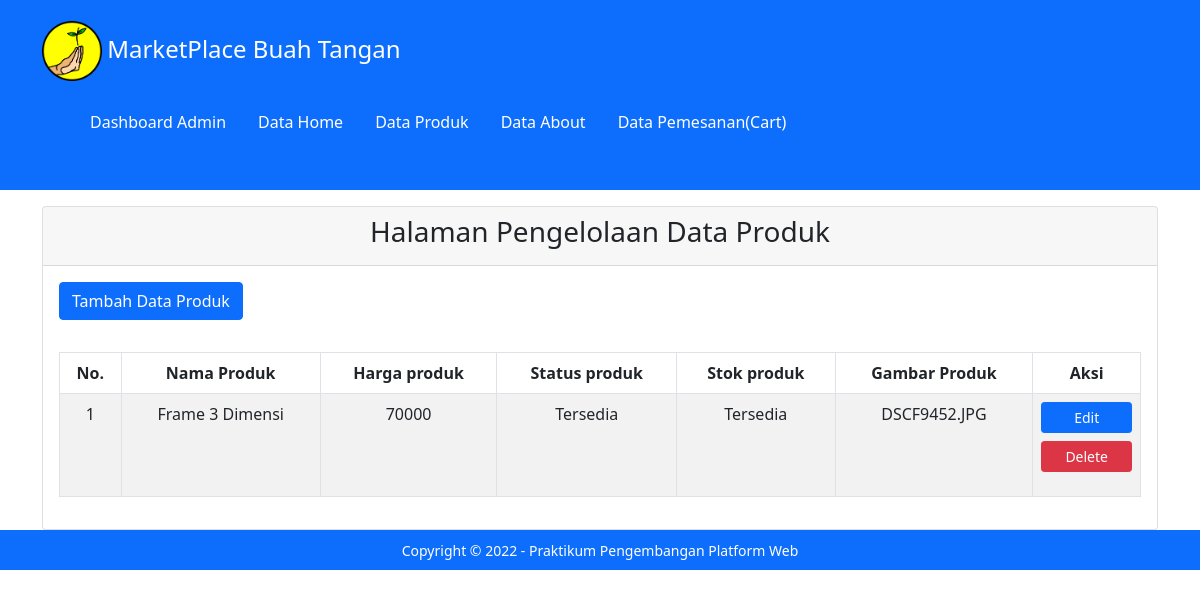
The app's page /admin_dataproduk.php (signed in) with its own data.
### tables this page shows
CREATE TABLE `produk` (
  `id_produk` int(10) NOT NULL,
  `namaproduk` varchar(120) NOT NULL,
  `hargaproduk` int(100) NOT NULL,
  `statusproduk` varchar(100) NOT NULL,
  `stokproduk` varchar(100) NOT NULL,
  `imageproduk` varchar(128) NOT NULL
);

### admin_dataproduk.php (the view, shortened to what this page needs)
<!DOCTYPE html>
<html lang="en">
<head>
    <link rel="stylesheet" href="assets/css/bootstrap.css">
</head>
<body>
<header>
<div>
		<div class="p-2 mb-1 bg-primary text-white">
		<div class="section">
		<div class="container">
		<nav class="navbar">
        <a class="navbar-brand text-white">
            <img src="assets/image/Logo.png" alt="Logo" width="60" height="60">
            <h4 class="d-inline-block align-text-top">MarketPlace Buah Tangan</h4>
        </a>
            <ul class="navbar text-white justify-content-end">
        <li class="navbar text-white">
            <a class="nav-link text-white" href="halaman_admin.php">Dashboard Admin</a>
        </li>
        <li class="navbar text-white">
            <a class="nav-link text-white" href="admin_datahome.php">Data Home</a>
        </li>
        <li class="navbar text-white">
            <a class="nav-link text-white" href="admin_dataproduk.php">Data Produk</a>
        </li>
        <li class="navbar text-white">
            <a class="nav-link text-white" href="admin_dataabout.php">Data About</a>
        </li>
        <li class="navbar text-white">
            <a class="nav-link text-white" href="admin_datapemesanan.php">Data Pemesanan(Cart)</a>
        </li>
        </ul>
	   </div>
	  </div>
	</div>
</div>
</header>
<main>
<div class="container">
                <div class="card mt-3">
                    <div class="card-header text-center">
                        <h3>Halaman Pengelolaan Data Produk</h3>
                        <?php
                        include('koneksi.php');
                        $query = "SELECT * FROM produk";
                        $result = mysqli_query($koneksi, $query);
                        ?>
                    </div>
                    <div class="card-body">
                        <a href="tambah_dataproduk.php" class="btn btn-primary">Tambah Data Produk</a>
                    </div>
                    <div class="card-body">
                    <table class="table table-bordered table-striped">
                        <thead>
                            <tr class="text-center">
                                <th>No.</th>
                                <th>Nama Produk</th>
                                <th>Harga produk</th>
                                <th>Status produk</th>
                                <th>Stok produk</th>
                                <th>Gambar Produk</th>
                                <th>Aksi</th>
                            </tr>
                        </thead>
                        <tbody>
                            <?php
                                $no = 1;
                                while ($row= mysqli_fetch_assoc($result)) {
                            ?>
                                <tr align="center">
                                    <td><?php echo $no++; ?></td>
                                    <td><?php echo $row['namaproduk']; ?></td>
                                    <td><?php echo $row['hargaproduk']; ?></td>
                                    <td><?php echo $row['statusproduk']; ?></td>
                                    <td><?php echo $row['stokproduk']; ?></td>
                                    <td><?php echo $row['imageproduk']; ?></td>
                                    <td>
                                        <p class="d-grid gap-2 col-15 mx-auto">
                                        <a href="editform_dataproduk.php?id_produk=<?php echo $row['id_produk']; ?>" class="btn btn-primary btn-sm" role="button">Edit</a>
                                        <a href="delete_dataproduk.php?id_produk=<?php echo $row['id_produk']; ?>" onclick="return confirm('Anda yakin ingin hapus')" class="btn btn-danger btn-sm" role="button">Delete</a>
                                        </p>
                                    </td>
                                </tr>
                            <?php
                            }
                            ?>
                        </tbody>
                        </table>
                    </div>
                </div>
</main>
	<footer>
	<div class="text-center p-2 mb-1 bg-primary text-white">
        <small>Copyright &copy; 2022 - Praktikum Pengembangan Platform Web</small>
	</div>
	</footer>
</body>
</html>

### records on screen
produk: namaproduk "Frame 3 Dimensi", hargaproduk "70000", statusproduk "Tersedia", stokproduk "Tersedia", imageproduk "DSCF9452.JPG"
